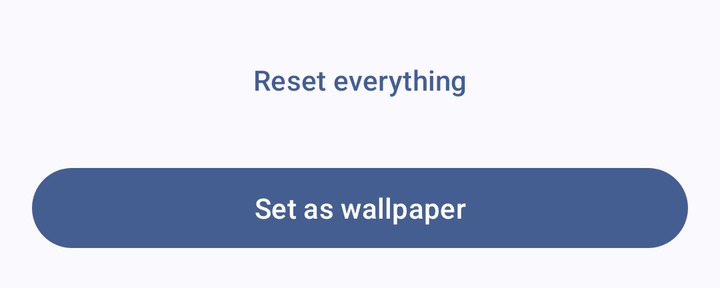
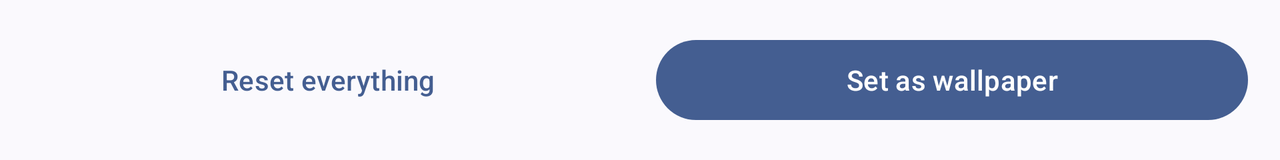

One screen, two layout resources from the same app: the default and the repository's alternative for another configuration. Each is rendered where Android would select it; the XML of both is given below.
<!-- AndroidManifest.xml: application theme AppTheme -->
<!-- res/layout/button_bar.xml -->
<?xml version="1.0" encoding="utf-8"?>
<LinearLayout xmlns:android="http://schemas.android.com/apk/res/android"
    xmlns:tools="http://schemas.android.com/tools"
    android:id="@+id/button_bar"
    android:layout_width="match_parent"
    android:layout_height="wrap_content"
    android:layout_gravity="bottom"
    android:background="?attr/colorSurface"
    android:fitsSystemWindows="true"
    android:orientation="vertical"
    android:padding="16dp"
    tools:ignore="Overdraw">

    
    <com.google.android.material.button.MaterialButton
        android:id="@+id/reset"
        style="@style/Widget.Material3.Button.TextButton"
        android:layout_width="match_parent"
        android:layout_height="wrap_content"
        android:text="@string/settings_reset" />

    <com.google.android.material.button.MaterialButton
        android:id="@+id/set_wallpaper"
        style="@style/Widget.Material3.Button"
        android:layout_width="match_parent"
        android:layout_height="wrap_content"
        android:layout_marginTop="16dp"
        android:text="@string/settings_set_wallpaper"
        tools:ignore="VisualLintButtonSize" />

</LinearLayout>
<!-- resources referenced by this layout -->
<resources>
  <string name="settings_reset">Reset everything</string>
  <string name="settings_set_wallpaper">Set as wallpaper</string>
  <style name="AppTheme" parent="Theme.Material3.DynamicColors.DayNight.NoActionBar" />
</resources>
<!-- res/layout-land/button_bar.xml (the repository's variant of the layout above) -->
<!-- drawn on the phone turned sideways -->
<?xml version="1.0" encoding="utf-8"?>
<LinearLayout xmlns:android="http://schemas.android.com/apk/res/android"
    xmlns:tools="http://schemas.android.com/tools"
    android:id="@+id/button_bar"
    android:layout_width="match_parent"
    android:layout_height="wrap_content"
    android:layout_gravity="bottom"
    android:background="?attr/colorSurface"
    android:baselineAligned="false"
    android:fitsSystemWindows="true"
    android:orientation="horizontal"
    android:padding="16dp"
    tools:ignore="Overdraw">

    <com.google.android.material.button.MaterialButton
        android:id="@+id/reset"
        style="@style/Widget.Material3.Button.TextButton"
        android:layout_width="0dp"
        android:layout_height="wrap_content"
        android:layout_weight="1"
        android:text="@string/settings_reset" />

    <com.google.android.material.button.MaterialButton
        android:id="@+id/set_wallpaper"
        style="@style/Widget.Material3.Button"
        android:layout_width="0dp"
        android:layout_height="wrap_content"
        android:layout_marginStart="16dp"
        android:layout_weight="1"
        android:text="@string/settings_set_wallpaper"
        tools:ignore="VisualLintButtonSize" />

</LinearLayout>
